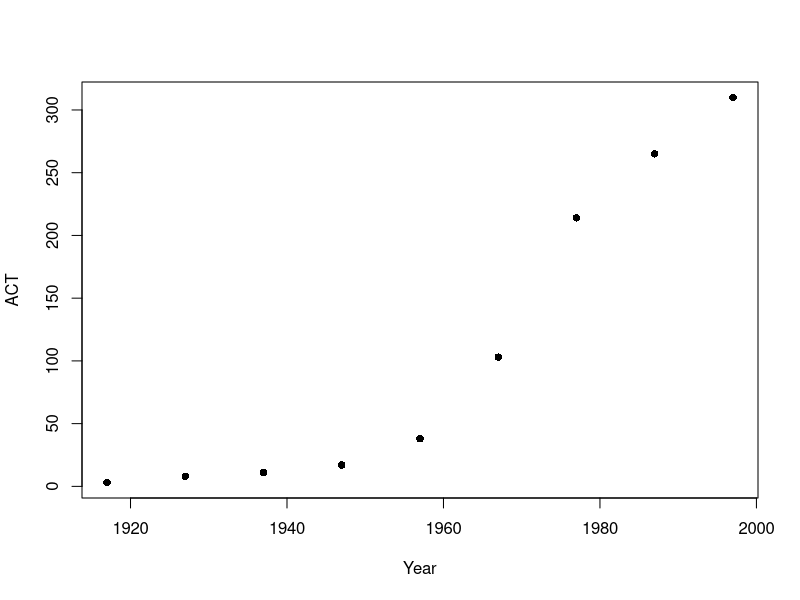

This chart was generated by the following R code: (Note: this script raises an error after producing the figure.)
## ---- chunk 1

austpop <- structure(
  list(
    Year = c(1917, 1927, 1937, 1947, 1957, 1967, 1977, 1987, 1997),
    NSW = c(1904, 2402, 2693, 2985, 3625, 4295, 5002,5617, 6274),
    Vic. = c(1409, 1727, 1853, 2055, 2656, 3274, 3837,4210, 4605), 
    Qld = c(683, 873, 993, 1106, 1413, 1700, 2130, 2675,3401),
    SA = c(440, 565, 589, 646, 873, 1110, 1286, 1393, 1480),
    WA = c(306, 392, 457, 502, 688, 879, 1204, 1496, 1798),
    Tas. = c(193,211, 233, 257, 326, 375, 415, 449, 474),
    NT = c(5, 4, 6, 11,21, 62, 104, 158, 187),
    ACT = c(3, 8, 11, 17, 38, 103, 214, 265,310),
    Aust. = c(4941, 6182, 6836, 7579, 9640, 11799, 14192, 16264,18532)
    ),
  .Names = c("Year", "NSW", "Vic.", "Qld", "SA", "WA","Tas.", "NT", "ACT", "Aust."),
  class = "data.frame",
  row.names = c("1", "2", "3", "4", "5", "6", "7", "8", "9")
  )

# Plotagem
plot(ACT ~ Year, data=austpop, pch=16)


## ---- chunk 2
names(austpop)
## ---- chunk 3

elasticband <- data.frame(
  stretch=c(46,54,48,50,44,42,52),
  distance=c(148,182,173,166,109,141,166)
)

elasticband <- edit(elasticband) #Muito interessante para entrada rápida e manual

## ---- chunk 4

help(plot)
apropos("plot") #muito útil. Lista todas as funções com a palavra no argumento.
help.search("matrix")
## ---- chunk 5
names(elasticband)
plot(distance ~ stretch, data=elasticband, pch=16)

## ---- chunk 6

dataSnow <- data.frame(
  year = c(1970:1979),
  snow.cover = c(6.5, 12.0, 14.9, 10.0, 10.7, 7.9, 21.9, 12.5, 14.5, 9.2)
)

plot(snow.cover ~ year, data=dataSnow, pch=16)
hist(dataSnow$snow.cover)
